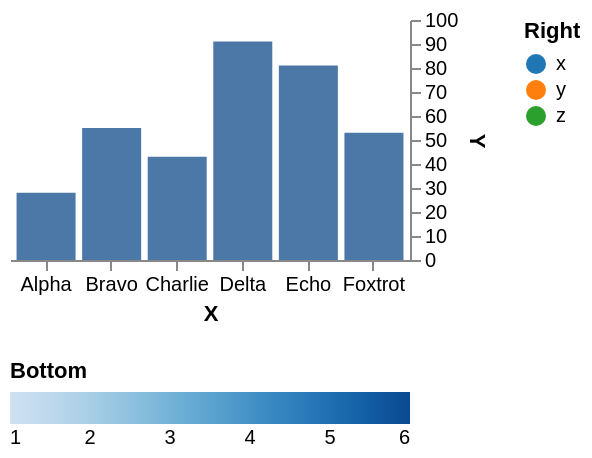

Vega-Lite specification stored for this chart:
### Vega specification from a JSON file in a GitHub repository (floating-point values rounded to 4 significant figures)
{"width": 200, "height": 120, "padding": 5, "data": [{"name": "t", "values": [{"a": "Alpha", "b": 28, "c": "x", "d": 1}, {"a": "Bravo", "b": 55, "c": "y", "d": 2}, {"a": "Charlie", "b": 43, "c": "x", "d": 3}, {"a": "Delta", "b": 91, "c": "z", "d": 4}, {"a": "Echo", "b": 81, "c": "y", "d": 5}, {"a": "Foxtrot", "b": 53, "c": "z", "d": 6}]}], "scales": [{"name": "x", "type": "band", "domain": {"data": "t", "field": "a"}, "range": "width", "padding": 0.1}, {"name": "y", "type": "linear", "domain": {"data": "t", "field": "b"}, "range": "height", "nice": true}, {"name": "color", "type": "ordinal", "domain": {"data": "t", "field": "c"}, "range": {"scheme": "category10"}}, {"name": "ramp", "type": "linear", "domain": {"data": "t", "field": "d"}, "range": {"scheme": "blues"}}, {"name": "size", "type": "linear", "domain": {"data": "t", "field": "b"}, "range": [10, 200]}, {"name": "shape", "type": "ordinal", "domain": {"data": "t", "field": "c"}, "range": "symbol"}, {"name": "quant", "type": "quantize", "domain": [0, 100], "range": {"scheme": "greens", "count": 4}}], "marks": [{"type": "rect", "from": {"data": "t"}, "encode": {"enter": {"x": {"scale": "x", "field": "a"}, "width": {"scale": "x", "band": 1}, "y": {"scale": "y", "field": "b"}, "y2": {"scale": "y", "value": 0}}}}], "axes": [{"orient": "bottom", "scale": "x", "title": "X"}, {"orient": "right", "scale": "y", "title": "Y"}], "legends": [{"fill": "color", "title": "Right"}, {"fill": "ramp", "type": "gradient", "title": "Bottom", "orient": "bottom", "direction": "horizontal"}]}
